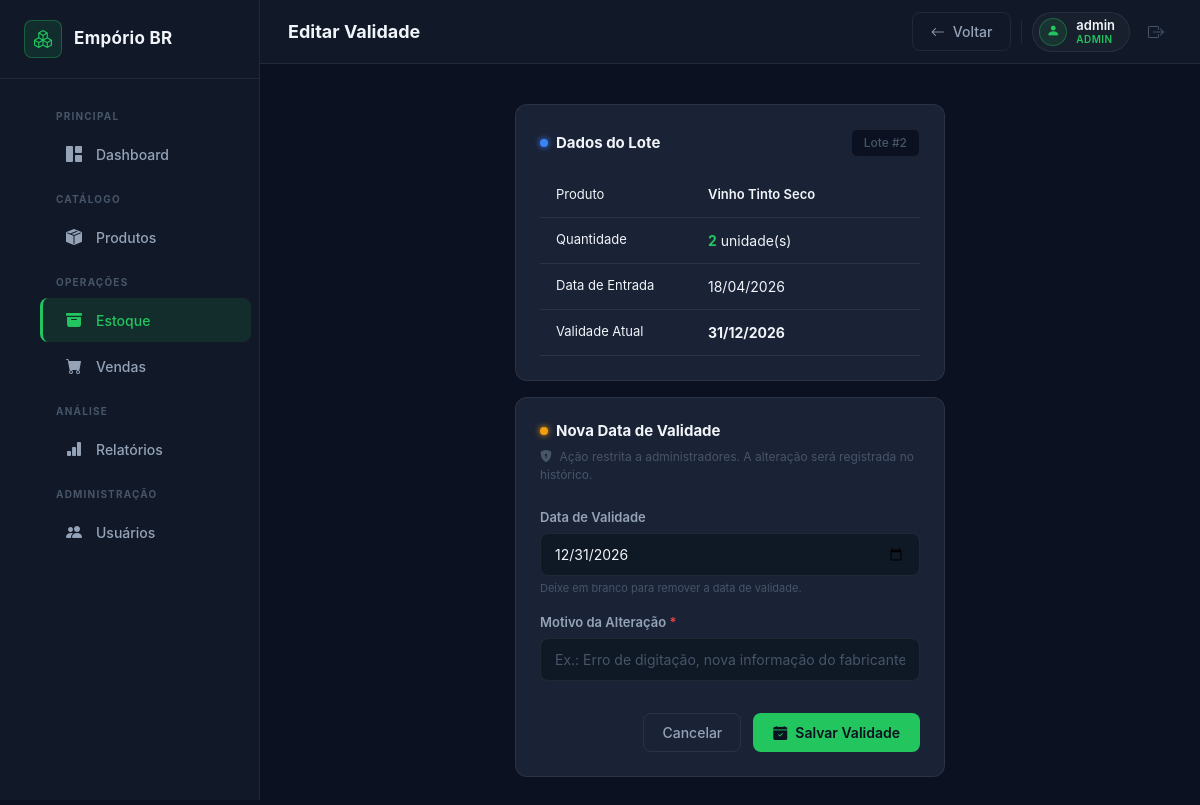
The page /estoque/lote/2/validade (signed in) on the database its author committed.
### app/models/models.py (models this page shows, shortened)
class Usuario(UserMixin, db.Model):
    __tablename__ = 'usuarios'
    id = db.Column(db.Integer, primary_key=True)
    nome = db.Column(db.String(100), nullable=False)
    senha_hash = db.Column(db.String(255), nullable=False)
    perfil = db.Column(db.String(20), nullable=False, default='operador')  # 'admin' ou 'operador'
    ativo = db.Column(db.Boolean, default=True)
    movimentacoes = db.relationship('Movimentacao', backref='usuario', lazy='dynamic')
    vendas = db.relationship('Venda', backref='usuario', lazy='dynamic')
    @property
    def is_admin(self):
        return self.perfil == 'admin'

class Lote(db.Model):
    __tablename__ = 'lotes'
    id = db.Column(db.Integer, primary_key=True)
    produto_id = db.Column(db.Integer, db.ForeignKey('produtos.id'), nullable=False)
    numero_lote = db.Column(db.String(60))
    quantidade = db.Column(db.Integer, nullable=False, default=0)
    data_validade = db.Column(db.Date)
    data_entrada = db.Column(db.DateTime, default=lambda: datetime.now(timezone.utc))
    itens_venda = db.relationship('ItemVenda', backref='lote', lazy='dynamic')
    movimentacoes = db.relationship('Movimentacao', backref='lote', lazy='dynamic')
    @property
    def vencido(self):
        if self.data_validade is None:
            return False
        return self.data_validade < date.today()

class Produto(db.Model):
    __tablename__ = 'produtos'
    id = db.Column(db.Integer, primary_key=True)
    nome = db.Column(db.String(150), nullable=False)
    categoria_id = db.Column(db.Integer, db.ForeignKey('categorias.id'), nullable=False)
    fabricante = db.Column(db.String(100))
    volume = db.Column(db.String(30))
    peso = db.Column(db.String(30))
    codigo_barras = db.Column(db.String(50), unique=True)
    margem_lucro = db.Column(db.Float, nullable=False, default=30.0)
    preco_custo = db.Column(db.Float, nullable=False, default=0.0)
    preco_venda = db.Column(db.Float, nullable=False, default=0.0)
    estoque_minimo = db.Column(db.Integer, nullable=False, default=5)
    estoque_maximo = db.Column(db.Integer, nullable=False, default=100)
    ativo = db.Column(db.Boolean, default=True)
    lotes = db.relationship('Lote', backref='produto', lazy='dynamic')
    movimentacoes = db.relationship('Movimentacao', backref='produto', lazy='dynamic')

### app/routes/estoque.py (the view, shortened to what this page needs)
@estoque_bp.route('/estoque/lote/<int:lote_id>/validade', methods=['GET', 'POST'])
@login_required
@requer_admin
def editar_validade(lote_id):
    lote = Lote.query.get_or_404(lote_id)
    produto = lote.produto
    return render_template('estoque/editar_validade.html', lote=lote, produto=produto)

### app/models/models.py (called while the page is built)
@login_manager.user_loader
def load_user(user_id):
    return Usuario.query.get(int(user_id))

### app/utils.py (called while the page is built)
def requer_admin(f):
    @wraps(f)
    def decorated(*args, **kwargs):
        if not current_user.is_authenticated or not current_user.is_admin:
            abort(403)
        return f(*args, **kwargs)
    return decorated

### app/templates/estoque/editar_validade.html (shortened to what this page needs)
{% extends 'base.html' %}
{% block page_title %}Editar Validade{% endblock %}
{% block topbar_actions %}
  <a href="{{ url_for('estoque.ajuste') }}" class="btn-outline">
    <i class="bi bi-arrow-left"></i> Voltar
  </a>
{% endblock %}
{% block content %}
<div class="row justify-content-center">
  <div class="col-lg-6">
    <div class="card-dark mb-3">
      <div class="section-header mb-3">
        <div class="section-title-group">
          <span class="section-dot dot-blue"></span>
          <h5 class="section-title">Dados do Lote</h5>
        </div>
        <span class="badge-gray">Lote #{{ lote.id }}</span>
      </div>
      <table class="table-dark-custom">
        <tbody>
          <tr>
            <td class="text-muted-col" style="width:40%">Produto</td>
            <td><span class="product-name">{{ produto.nome }}</span></td>
          </tr>
          <tr>
            <td class="text-muted-col">Quantidade</td>
            <td><strong class="value-ok">{{ lote.quantidade }}</strong> unidade(s)</td>
          </tr>
          <tr>
            <td class="text-muted-col">Data de Entrada</td>
            <td>{{ lote.data_entrada.strftime('%d/%m/%Y') if lote.data_entrada else '—' }}</td>
          </tr>
          <tr>
            <td class="text-muted-col">Validade Atual</td>
            <td>
              {% if lote.data_validade %}
                <strong class="{{ 'value-danger' if lote.vencido else '' }}">
                  {{ lote.data_validade.strftime('%d/%m/%Y') }}
                </strong>
              {% else %}
                <span class="text-muted-sm">Sem validade</span>
              {% endif %}
            </td>
          </tr>
        </tbody>
      </table>
    </div>
    <div class="card-dark">
      <div class="section-header mb-2">
        <div class="section-title-group">
          <span class="section-dot dot-yellow"></span>
          <h5 class="section-title">Nova Data de Validade</h5>
        </div>
      </div>
      <p class="form-hint mb-4">
        <i class="bi bi-shield-lock-fill me-1"></i>
        Ação restrita a administradores. A alteração será registrada no histórico.
      </p>
      <form method="POST" class="form-dark">
        <div class="mb-3">
          <label for="data_validade">Data de Validade</label>
          <input type="date" id="data_validade" name="data_validade"
                 value="{{ lote.data_validade.strftime('%Y-%m-%d') if lote.data_validade else '' }}">
          <p class="field-hint">Deixe em branco para remover a data de validade.</p>
        </div>
        <div class="mb-4">
          <label for="motivo">Motivo da Alteração <span class="required-star">*</span></label>
          <input type="text" id="motivo" name="motivo"
                 placeholder="Ex.: Erro de digitação, nova informação do fabricante..."
                 required>
        </div>
        <div class="form-actions">
          <a href="{{ url_for('estoque.ajuste') }}" class="btn-outline">Cancelar</a>
          <button type="submit" class="btn-accent">
            <i class="bi bi-calendar-check-fill"></i> Salvar Validade
          </button>
        </div>
      </form>
    </div>
  </div>
</div>
{% endblock %}

### app/templates/base.html (shortened to what this page needs)
<!DOCTYPE html>
<html lang="pt-BR">
<head>
  <link href="https://cdn.jsdelivr.net/npm/bootstrap@5.3.3/dist/css/bootstrap.min.css" rel="stylesheet">
  <link href="https://cdn.jsdelivr.net/npm/bootstrap-icons@1.11.3/font/bootstrap-icons.min.css" rel="stylesheet">
  <link href="{{ url_for('static', filename='css/styles.css') }}" rel="stylesheet">
</head>
<body>
<div class="layout-wrapper">
  <aside class="sidebar" id="sidebar">
    <div class="sidebar-brand">
      <span class="brand-icon"><i class="bi bi-boxes"></i></span>
      <span class="brand-name">Empório BR</span>
    </div>
    <nav class="sidebar-nav">
      <ul>
        <li class="nav-label">Principal</li>
        <li>
          <a href="{{ url_for('main.dashboard') }}"
             class="{{ 'active' if request.endpoint == 'main.dashboard' }}">
            <i class="bi bi-grid-1x2-fill"></i>
            <span>Dashboard</span>
          </a>
        </li>
        <li class="nav-label">Catálogo</li>
        <li>
          <a href="{{ url_for('produtos.lista_produtos') }}"
             class="{{ 'active' if request.endpoint and request.endpoint.startswith('produtos.') }}">
            <i class="bi bi-box-seam-fill"></i>
            <span>Produtos</span>
          </a>
        </li>
        <li class="nav-label">Operações</li>
        <li>
          <a href="{{ url_for('estoque.visao_geral') }}"
             class="{{ 'active' if request.endpoint and request.endpoint.startswith('estoque.') }}">
            <i class="bi bi-archive-fill"></i>
            <span>Estoque</span>
          </a>
        </li>
        <li>
          <a href="{{ url_for('vendas.nova_venda') }}"
             class="{{ 'active' if request.endpoint and request.endpoint.startswith('vendas.') }}">
            <i class="bi bi-cart-fill"></i>
            <span>Vendas</span>
          </a>
        </li>
        <li class="nav-label">Análise</li>
        <li>
          <a href="{{ url_for('relatorios.relatorio_estoque') }}"
             class="{{ 'active' if request.endpoint and request.endpoint.startswith('relatorios.') }}">
            <i class="bi bi-bar-chart-fill"></i>
            <span>Relatórios</span>
          </a>
        </li>
        {% if current_user.is_admin %}
        <li class="nav-label">Administração</li>
        <li>
          <a href="{{ url_for('usuarios.lista_usuarios') }}"
             class="{{ 'active' if request.endpoint and request.endpoint.startswith('usuarios.') }}">
            <i class="bi bi-people-fill"></i>
            <span>Usuários</span>
          </a>
        </li>
        {% endif %}
      </ul>
    </nav>
  </aside>
  <div class="main-content">
    <header class="topbar">
      <h1 class="page-title">{% block page_title %}{% endblock %}</h1>
      <div class="topbar-right">
        {% block topbar_actions %}{% endblock %}
        <div class="topbar-user">
          <div class="topbar-avatar"><i class="bi bi-person-fill"></i></div>
          <div class="topbar-user-info">
            <span class="topbar-user-name">{{ current_user.nome }}</span>
            <span class="topbar-user-role" style="{{ '' if current_user.is_admin else 'color:var(--info);' }}">
              {{ 'Admin' if current_user.is_admin else 'Operador' }}
            </span>
          </div>
        </div>
        <a href="{{ url_for('auth.logout') }}" class="btn-logout" title="Sair">
          <i class="bi bi-box-arrow-right"></i>
        </a>
      </div>
    </header>
    <div class="flash-container">
    </div>
    <main class="page-body">
      {% block content %}{% endblock %}
    </main>
  </div>
</div>
</body>
</html>

### rows shown on the page
Usuario: nome "admin", perfil "ADMIN"
Lote: id "2", quantidade "2", data_entrada "18/04/2026", data_validade "31/12/2026", data_validade "12/31/2026"
Produto: nome "Vinho Tinto Seco"
